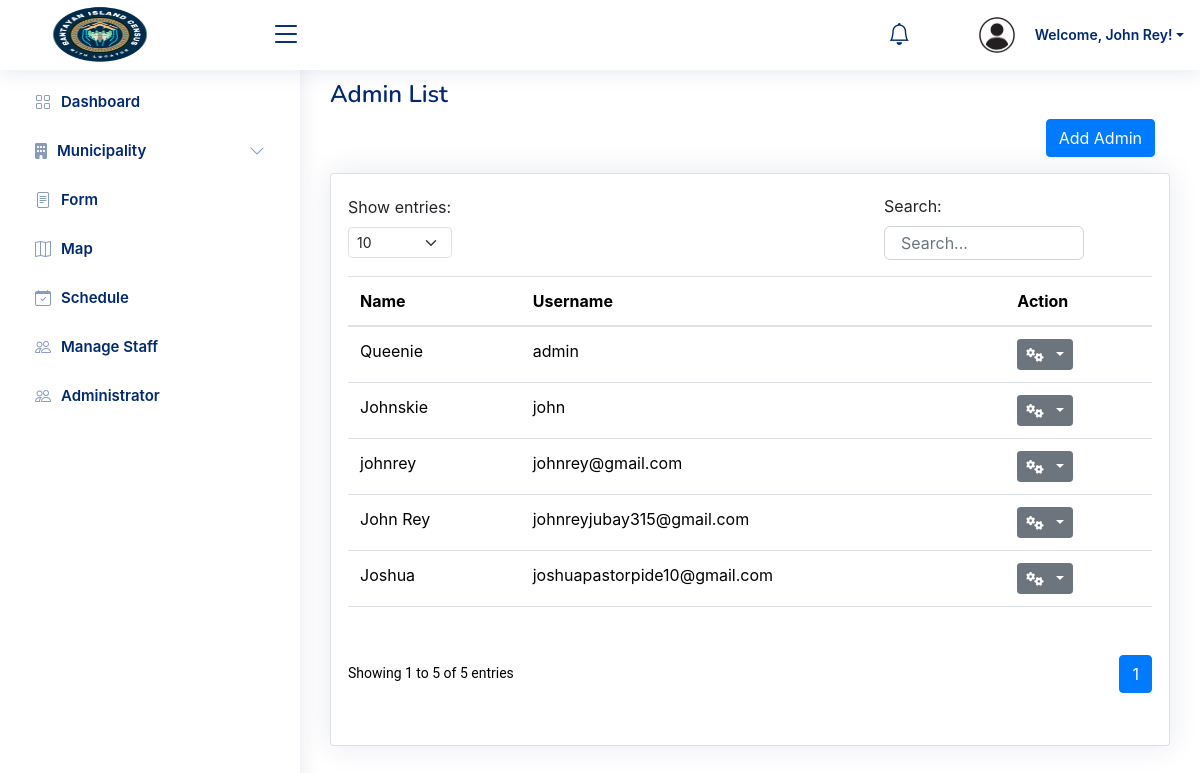
Screenshot of /admin/manage-admin.php (signed in) with the database file from the repository.
### tables this page shows
CREATE TABLE `users` (
  `id` int(11) NOT NULL,
  `name` varchar(255) NOT NULL,
  `username` varchar(255) NOT NULL,
  `password` varchar(255) NOT NULL,
  `OTP` varchar(250) NOT NULL
);

### admin/manage-admin.php (the view, shortened to what this page needs)
<?php
include 'header.php';
include '../database/db_connect.php';
$limit = isset($_GET['limit']) ? intval($_GET['limit']) : 10;
$page = isset($_GET['page']) ? intval($_GET['page']) : 1;
$offset = ($page - 1) * $limit;
$total_records_query = "SELECT COUNT(*) as total FROM users";
$total_records_result = $conn->query($total_records_query);
$total_records_row = $total_records_result->fetch_assoc();
$total_records = $total_records_row['total'];
$total_pages = ceil($total_records / $limit);
$sql = "SELECT id, name, username FROM users LIMIT ? OFFSET ?";
$stmt = $conn->prepare($sql);
$stmt->bind_param("ii", $limit, $offset);
if (!$stmt->execute()) {
    die("Error fetching records: " . $stmt->error);
}
$result = $stmt->get_result();
?>
<link rel="stylesheet" href="https://cdnjs.cloudflare.com/ajax/libs/font-awesome/5.15.4/css/all.min.css" />
<link rel="stylesheet" href="https://cdn.jsdelivr.net/npm/sweetalert2@11/dist/sweetalert2.min.css">
<link rel="stylesheet" href="https://stackpath.bootstrapcdn.com/bootstrap/4.5.2/css/bootstrap.min.css">
<link rel="stylesheet" href="https://maxcdn.bootstrapcdn.com/bootstrap/4.5.2/css/bootstrap.min.css">
<link rel="stylesheet" href="https://cdnjs.cloudflare.com/ajax/libs/font-awesome/6.0.0-beta3/css/all.min.css">
<main id="main" class="main">
<div class="pagetitle">
  <h1>Admin List</h1>
</div>
<div class="container">
  <div class="d-flex justify-content-between align-items-center mb-3">
    <button type="button" class="btn btn-primary" data-bs-toggle="modal" data-bs-target="#exampleModal">
      Add Admin
    </button>
  </div>
</div>
          <section class="sections">
        <div class="row">
            <div class="col-lg-12">
                <div class="card">
                    <div class="card-body">
                        <div class="row mb-3">
                            <div class="row mb-3 table-controls align-items-center">
    <div class="col-md-2 col-12">
        <label for="entriesSelect" class="form-label">Show entries:</label>
        <select id="entriesSelect" class="form-select form-select-sm">
            <option value="10" <?= $limit == 10 ? 'selected' : '' ?>>10</option>
        </select>
    </div>
    <div class="col-md-4 col-12 ms-md-auto">
        <label for="searchInput" class="form-label">Search:</label>
        <input type="text" id="searchInput" class="form-control form-control-sm" placeholder="Search...">
    </div>
</div>
          <div class="table-responsive">
            <table id="adminTable" class="table datatable">
              <thead>
                <tr>
                  <th>Name</th>
                  <th>Username</th>
                  <th>Action</th>
                </tr>
              </thead>
              <tbody>
                <?php
                  if ($result->num_rows > 0) {
                    while ($row = $result->fetch_assoc()) {
                      echo "<tr>";
                      echo "<td>" . htmlspecialchars($row['name']) . "</td>";
                      echo "<td>" . htmlspecialchars($row['username']) . "</td>";
                      echo "<td>
                              <div class='dropdown'>
                                <button class='btn btn-sm btn-secondary dropdown-toggle' type='button' id='dropdownMenuButton" . $row['id'] . "' data-bs-toggle='dropdown' aria-expanded='false'>
                                  <i class='fas fa-cogs'></i>
                                </button>
                               <ul class='dropdown-menu' aria-labelledby='dropdownMenuButton" . $row['id'] . "'>
                                                    <li><a class='dropdown-item delete-btn' data-id='" . htmlspecialchars($row['id']) . "' href='#'>Delete</a></li>
                                                    <li><a class='dropdown-item view-btn'
                                                           data-id='" . htmlspecialchars($row['id']) . "'
                                                           data-name='" . htmlspecialchars($row['name']) . "'
                                                           data-username='" . htmlspecialchars($row['username']) . "'
                                                           href='#' data-bs-toggle='modal' data-bs-target='#viewModal'>View</a></li>
                                                  </ul>
                              </div>
                            </td>";
                      echo "</tr>";
                    }
                  } else {
                    echo "<tr><td colspan='3'>No records found</td></tr>";
                  }
                ?>
              </tbody>
            </table>
          </div>
          <div class="pagination-info-wrapper">
            <div class="pagination-info">
              Showing <?php echo $offset + 1; ?> to <?php echo min($offset + $limit, $total_records); ?> of <?php echo $total_records; ?> entries
            </div>
            <div class="pagination-controls">
              <nav aria-label="Page navigation">
                <ul class="pagination">
                  <?php
                    for ($i = 1; $i <= $total_pages; $i++) {
                      $active = $i == $page ? 'active' : '';
                      echo '<li class="page-item ' . $active . '"><a class="page-link" href="?page=' . $i . '&limit=' . $limit . '">' . $i . '</a></li>';
                    }
                  ?>
                </ul>
              </nav>
            </div>
          </div>
        </div>
      </div>
    </div>
  </div>
</section>
</main>

### admin/assets/css/style.css (style rules this page uses)
:root { scroll-behavior: smooth; }
body { font-family: "Open Sans", sans-serif; background: #f6f9ff; color: #444444; }
a { color: #4154f1; text-decoration: none; }
h1, h2, h3, h4, h5, h6 { font-family: "Nunito", sans-serif; }
#main { margin-top: 60px; padding: 20px 30px; transition: all 0.3s; }
.pagetitle { margin-bottom: 10px; }
.pagetitle h1 { font-size: 24px; margin-bottom: 0; font-weight: 600; color: #012970; }
.card { margin-bottom: 30px; border: none; border-radius: 5px; box-shadow: 0px 0 30px rgba(1, 41, 112, 0.1); }
.card-body { padding: 0 20px 20px 20px; }
@media (min-width: 1200px) { #main, #footer { margin-left: 300px; } }

### admin/manage-admin.php (style rules this page uses)
.container { display: flex; justify-content: flex-end; padding: 0 15px; }
#searchInput { width: 200px; padding: 0.5rem 1rem; border-radius: 0.375rem; border: 1px solid #ced4da; font-size: 1rem; transition: border-color 0.15s ease-in-out, box-shadow 0.15s ease-in-out; }
.pagination-info-wrapper { display: flex; justify-content: space-between; align-items: center; margin-top: 1rem; }
.pagination-info { font-size: 0.875rem; color: black; font-family: 'Roboto', sans-serif; }
.pagination-controls { display: flex; justify-content: flex-end; align-items: center; margin-top: 1rem; }
.dropdown { position: relative; }
.dropdown-toggle i { margin-right: 5px; }

### rows the page displays
users: name "Queenie", username "admin"
users: name "Johnskie", username "john"
users: name "johnrey", username "johnrey@gmail.com"
users: name "John Rey", username "johnreyjubay315@gmail.com"
users: name "Joshua", username "joshuapastorpide10@gmail.com"

### other values shown
$_SESSION['name'] "John Rey"
$offset + 1 "1"
min($offset + $limit, $total_records) "5"
$total_records "5"
